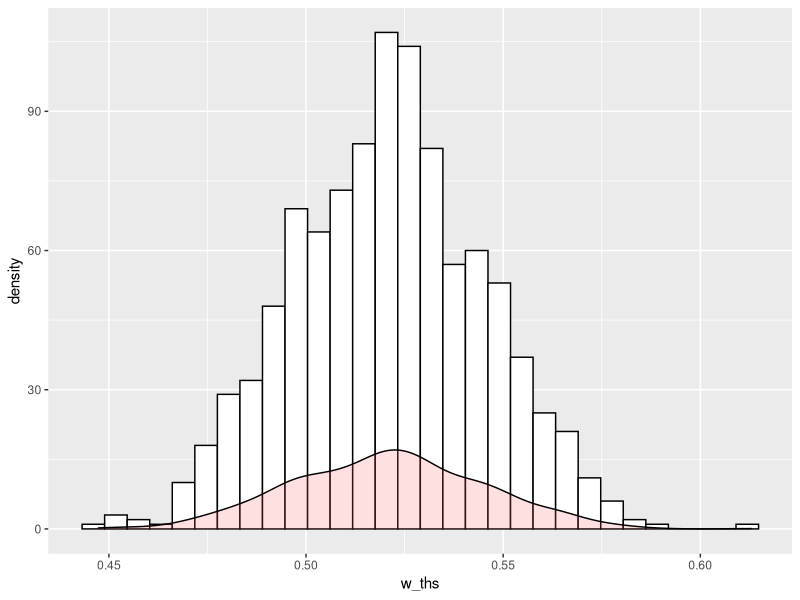

The R source for this figure:
## ---- chunk 1
library(ggplot2)
library(readr)
set.seed(142)

boot_df <- read.csv("boot_data.csv", header = T)
head(boot_df)
## ---- chunk 2
get_wth <- function(data) {
  w_tilde_hat <- ( var(data$y) - cov(data$x, data$y)) /
  (var(data$x) + var(data$y) - 2 * cov(data$x, data$y))

  w_tilde_hat
} 
## ---- chunk 3
get_BS_sample <- function(data) {
  n <- nrow(data)
  data[sample(seq_len(n), n, replace = T),]
} 
## ---- chunk 4
get_wth_samples <- function(data, B) {
  w_ths <- numeric(length = B)
  for (i in seq_len(B)) {
    w_ths[i] <- get_wth(get_BS_sample(data))
  }
  w_ths
}
## ---- chunk 5
B <- 1000
w_ths <- get_wth_samples(boot_df, B)

ggplot(as.data.frame( w_ths ),
  aes(x = w_ths)
) +
geom_histogram(color = "black", fill = "white") +
  geom_density(alpha = 0.2, fill = "#FF6666")
## ---- chunk 6

w_ths_se <- sqrt(1 / (B - 1) * sum((w_ths - mean(w_ths))^2))
alpha <- 0.025
pcentile_ci <- quantile(w_ths, probs = c(alpha, 1 - alpha))
sd(w_ths)
